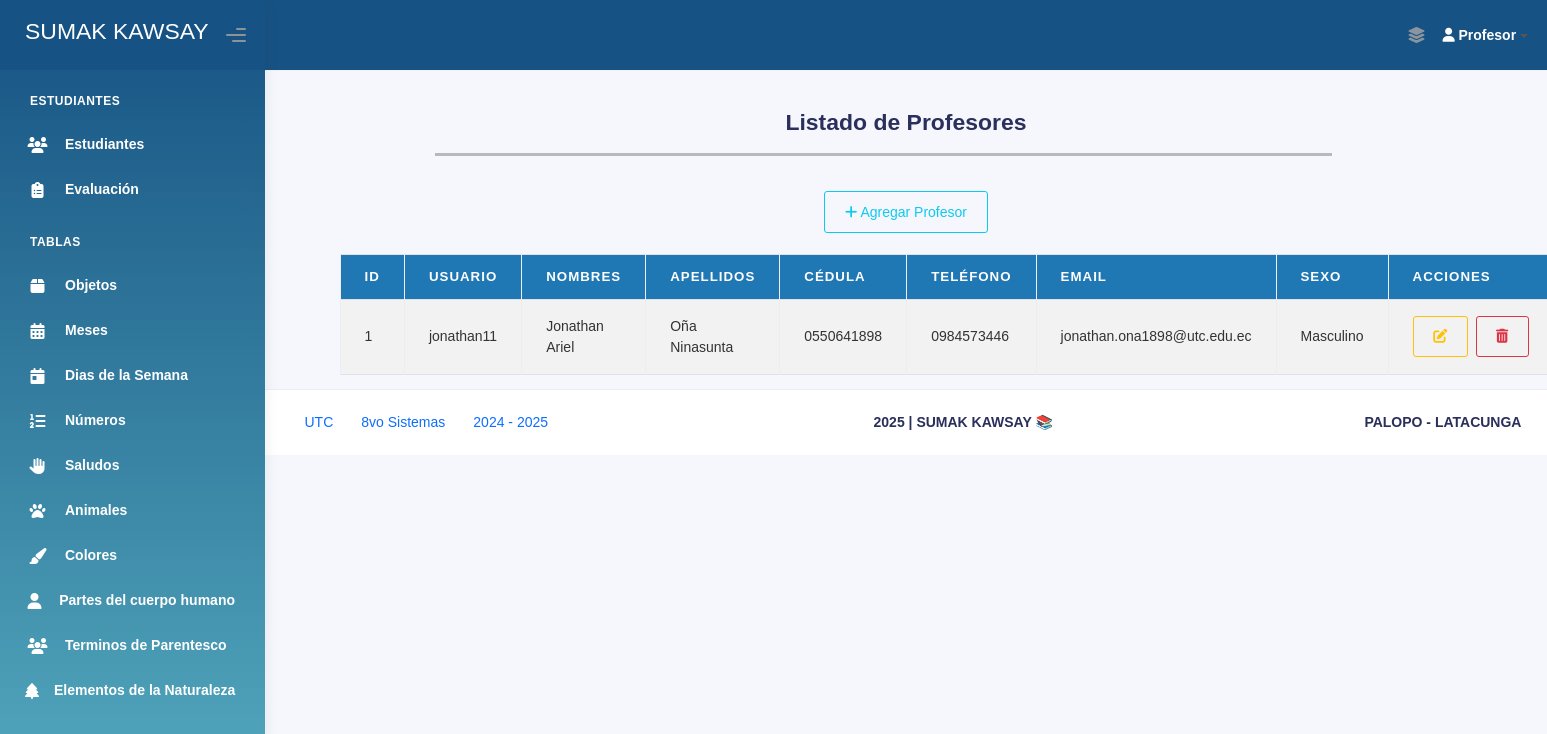
The app's page /profesores/ (signed in) with its own data.
### Aplicaciones/Modulos/models.py (models this page shows, shortened)
class Profesor(models.Model):
    usuario = models.CharField(max_length=150, unique=True)
    contrasena = models.CharField(max_length=128)
    nombres = models.CharField(max_length=100)
    apellidos = models.CharField(max_length=100)
    cedula = models.CharField(max_length=10, unique=True)
    foto = models.ImageField(upload_to='foto_profesor/', null=True, blank=True)
    telefono = models.CharField(max_length=15, blank=True, null=True)
    email = models.EmailField(unique=True)
    sexo = models.CharField(max_length=10)

### Aplicaciones/Modulos/views.py (the view)
# urls.py: path('profesores/', views.lista_profesores, name='lista_profesores'),
def lista_profesores(request):
    if not request.session.get('profesor_id'):
        return redirect('login_profesor')
    profesores = Profesor.objects.all()
    return render(request, 'Administrador/Profesores/lista_profesores.html', {'profesores': profesores})

### Aplicaciones/Modulos/templates/Administrador/Profesores/lista_profesores.html (shortened to what this page needs)
{% extends 'plantillaAdmin.html' %}
{% block body %}
<br><br><br><br>
<div>
    <br>
    <div class="card-title text-center">
        <h3><b>Listado de Profesores</b></h3>
    </div>
</div>
<div style="width: 70%; margin-left: 170px;">
    <hr style="height: 3px; background-color: #000; border: none;">
</div>
<br>
<div class="text-center">
    <a href="{% url 'agregar_profesor' %}" class="btn btn-outline-info">
        <i class="fas fa-plus"></i> Agregar Profesor
    </a>
</div>
<br>
<div class="container" style="width: 90%;">
    <table class="table table-bordered table-striped table-hover" id="tbl-Profesores">
        <thead>
            <tr>
                <th>ID</th>
                <th>Usuario</th>
                <th>Nombres</th>
                <th>Apellidos</th>
                <th>Cédula</th>
                <th>Teléfono</th>
                <th>Email</th>
                <th>Sexo</th>
                <th>Acciones</th>
            </tr>
        </thead>
        <tbody>
            {% for prof in profesores %}
                <tr>
                    <td>{{ prof.id }}</td>
                    <td>{{ prof.usuario }}</td>
                    <td>{{ prof.nombres }}</td>
                    <td>{{ prof.apellidos }}</td>
                    <td>{{ prof.cedula }}</td>
                    <td>{{ prof.telefono }}</td>
                    <td>{{ prof.email }}</td>
                    <td>{{ prof.sexo }}</td>
                    <td>
                        <div style="display: flex;">
                            <a href="{% url 'editar_profesor' prof.id %}" class="btn btn-outline-warning btn-circle" title="Editar Profesor">
                                <i class="fas fa-edit"></i>
                            </a>
                            <a href="{% url 'eliminar_profesor' prof.id %}" class="btn btn-outline-danger" onclick="return confirm('¿Deseas eliminar este profesor?')">
                                <i class="fas fa-trash-alt"></i>
                            </a>
                        </div>
                    </td>
                </tr>
            {% empty %}
                <tr>
                    <td colspan="9">No hay profesores registrados.</td>
                </tr>
            {% endfor %}
        </tbody>
    </table>
</div>
{% endblock %}

### Aplicaciones/Modulos/templates/Administrador/Profesores/lista_profesores.html (style rules this page uses)
#tbl-Profesores { background-color: #a0ccf3; }
#tbl-Profesores th { background-color: #1f77b4; color: white; }
#tbl-Profesores td { color: #333; }

### records on screen
Profesor: id "1", usuario "jonathan11", nombres "Jonathan Ariel", apellidos "Oña Ninasunta", cedula "0550641898", telefono "0984573446", email "jonathan.ona1898@utc.edu.ec", sexo "Masculino"
